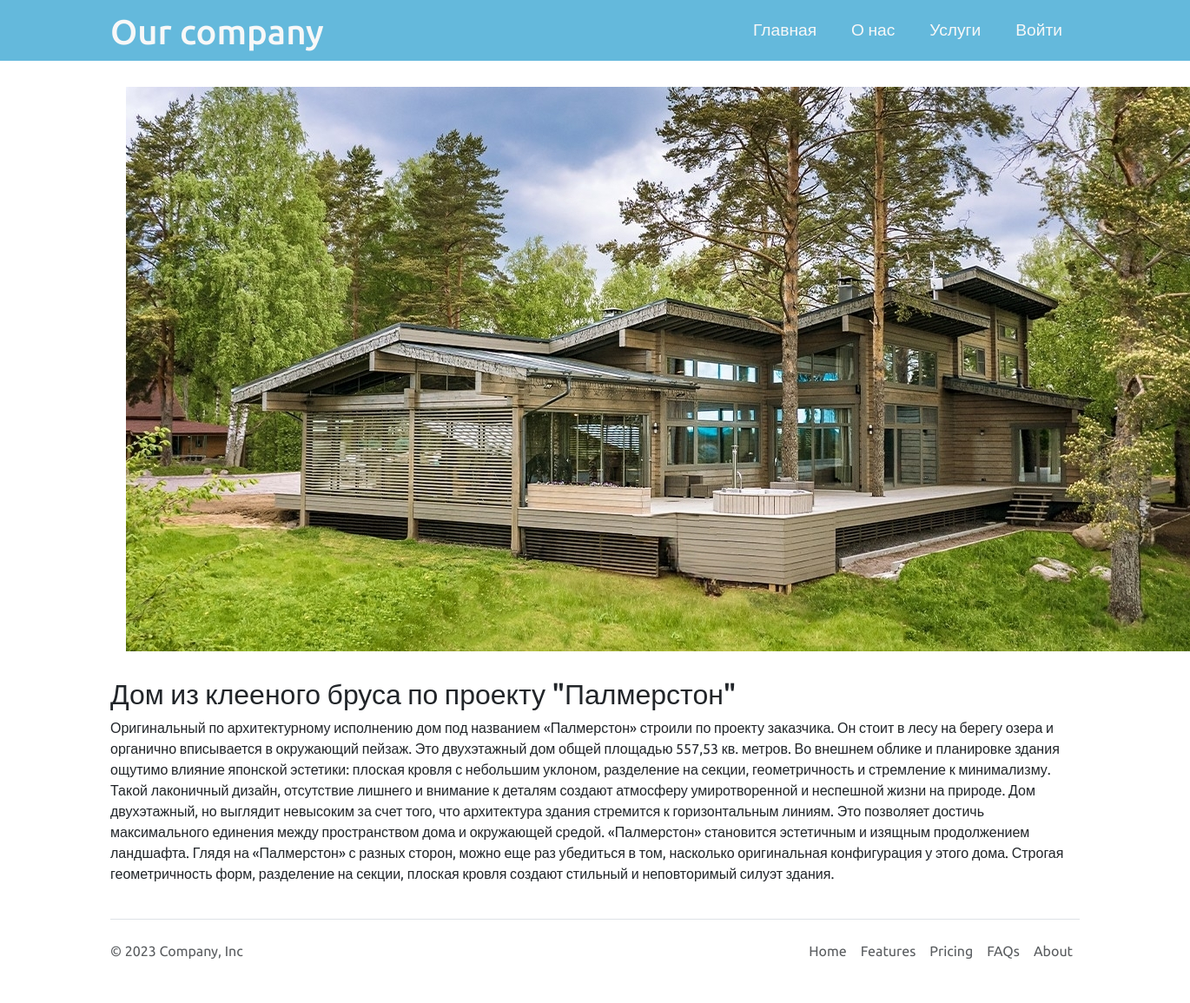
The app's page /singlePost.php?id=77 with its own data.
### tables this page shows
CREATE TABLE `projects` (
  `Id` int NOT NULL,
  `projectName` varchar(255) NOT NULL,
  `text` varchar(8000) NOT NULL,
  `imageName` varchar(255) NOT NULL
);

### app/database/db.php (called while the page is built, shortened)
<?php
require'connect.php';
function dbCheckError($query){
    $errInfo = $query->errorInfo();
    return true;
}
function selectOne($table, $params =[]){
    global $pdo;
    $sql = "SELECT * FROM $table";
    if(!empty($params)){
        $i=0;
        foreach($params as $key => $value){
            if($i===0){
                $sql = $sql . " WHERE $key = $value";
            }
            else{
                $sql = $sql . " AND $key = $value";
            }
            $i++;
        }
    }
    $query = $pdo->prepare($sql);
    $query->execute();
    return $query->fetch();
}

### app/controllers/users.php (called while the page is built, shortened)
<?php
include ("app/database/db.php");
if ($_SERVER['REQUEST_METHOD'] === 'GET' && isset($_GET['id'])) {
    $post = selectOne('projects', ['Id' => $_GET['id']]);
    $name = $post['projectName'];
    $description = $post['text'];
    $photo = $post['imageName'];
}

### singlePost.php (the view, shortened to what this page needs)
<?php include 'app/controllers/users.php' ?>
<!doctype html>
<html lang="en">
<head>
    <link href="https://cdn.jsdelivr.net/npm/bootstrap@5.3.2/dist/css/bootstrap.min.css" rel="stylesheet">
    <link rel="stylesheet" href="assets/css/styles.css">
</head>
<body>
<?php include("app/include/header.php"); ?>
<div class="container">
    <div class="content row">
        <div class="main-content ">
            <div class="single-post row">
                <?php if ($photo == ''): ?>
                    <div class="single-post-img">
                        <img src="assets/images/2.png" alt="" class=">
                    </div>
                <?php else: ?>
                    <div class="single-post-img">
                        <img src="assets/images/posts/<?=$photo?>" alt="">
                    </div>
                <?php endif ?>
                <div class="post-text">
                    <h2><?=$name?></h2>
                    <p class="preview-text"><?=$description?></p>
                </div>
            </div>
        </div>
    </div>
</div>
<?php include("app/include/footer.php"); ?>
</body>
</html>

### assets/css/styles.css (style rules this page uses)
* { font-family: 'Ubuntu', sans-serif; margin: 0; padding: 0; }
.single-post-img { text-align: center; padding: 30px; }

### records on screen
projects: imageName (picture), projectName "Дом из клееного бруса по проекту \"Палмерстон\"", text "Оригинальный по архитектурному исполнению дом под названием «Палмерстон» строили по проекту заказчика. Он стоит в лесу на берегу озера и органично вписывается в окружающий пейзаж. Это двухэтажный дом общей площадью 557,53 кв. метров. Во внешнем облике и планировке здания ощутимо влияние японской эстетики: плоская кровля с небольшим уклоном, разделение на секции, геометричность и стремление к минимализму. Такой лаконичный дизайн, отсутствие лишнего и внимание к деталям создают атмосферу умиротворенной и неспешной жизни на природе. Дом двухэтажный, но выглядит невысоким за счет того, что архитектура здания стремится к горизонтальным линиям. Это позволяет достичь максимального единения между…"
